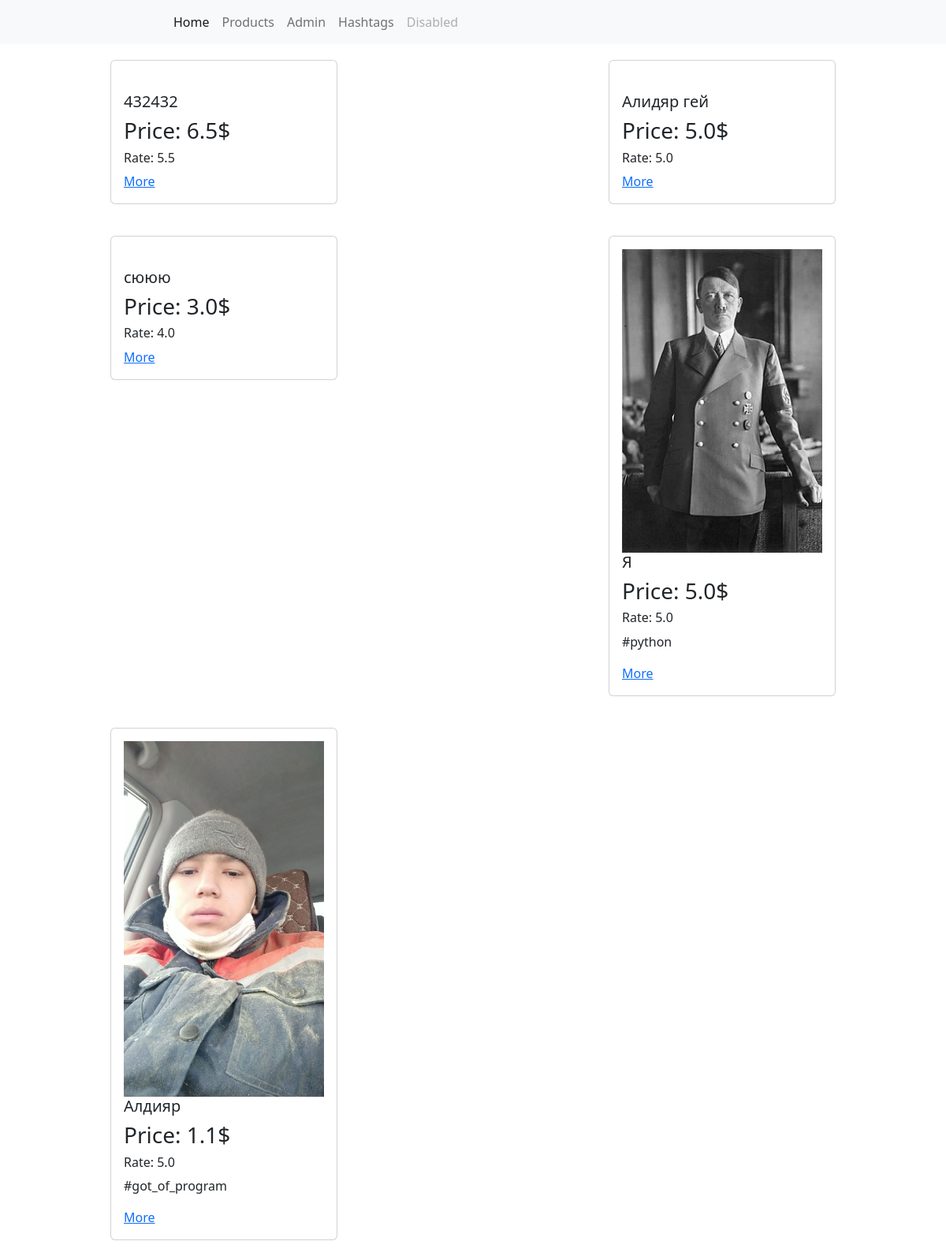
Screenshot of /products/ with the database file from the repository.
### products/models.py (models this page shows, shortened)
class Product(models.Model):
    image = models.ImageField(blank=True, null=True)
    title = models.CharField(max_length=255)
    description = models.TextField()
    rating = models.FloatField(default=0.0)
    created_date = models.DateField(auto_now_add=True)
    modified_date = models.DateField(auto_now=True)
    price = models.FloatField(default=0.0)
    hashtags = models.ManyToManyField(Hashtag)

class Hashtag(models.Model):
    title = models.CharField(max_length=55)

### products/views.py (the view)
# urls.py: path('products/', products_view),
def products_view(request):
    if request.method == 'GET':
        products = Product.objects.all()
        context = {
            'products': [
                {
                    'id': product.id,
                    'title': product.title,
                    'image': product.image,
                    'rating': product.rating,
                    'hashtags': product.hashtags.all(),
                    'price': product.price
                } for product in products
            ]
        }
        return render(request, 'products/products.html', context=context)

### templates/products/products.html
{% extends 'layouts/index.html' %}
{% load static %}
{% block head %}
    <link rel="stylesheet" href="{% static 'products.css' %}">
{% endblock %}
{% block content %}
    <div class="products">
        {% for product in products %}
            <div class="product_block">
                <div class="card" style="width: 18rem;">
                    <div class="card-body">
                        <img class="product_image" src="/media/{{ product.image }}" alt="">
                        <h5 class="card-title">{{ product.title }}</h5>
                        <h3 class="card-title">Price: {{ product.price }}$</h3>
                        <h6 class="card-title">Rate: {{ product.rating }}</h6>
                        {% for hashtag in product.hashtags %}
                            <p>{{ hashtag.title }}</p>
                        {% endfor %}
                        <a href="/products/{{ product.id }}/" class="card-link">More</a>
                    </div>
                </div>
            </div>
        {% endfor %}
    </div>
{% endblock %}

### templates/layouts/index.html (shortened to what this page needs)
{% load static %}
<!DOCTYPE html>
<html lang="en">
<head>
    <link rel="stylesheet" href="https://cdn.jsdelivr.net/npm/bootstrap@5.2.3/dist/css/bootstrap.min.css">
    {% block head %}
    {% endblock %}
</head>
<body>
    <nav class="navbar navbar-expand-lg bg-light">
  <div class="container-fluid">
    <div class="collapse navbar-collapse" id="navbarNav">
      <ul class="navbar-nav">
        <li class="nav-item">
          <a class="nav-link active" aria-current="page" href="/">Home</a>
        </li>
        <li class="nav-item">
          <a class="nav-link" href="/products">Products</a>
        </li>
        <li class="nav-item">
          <a class="nav-link" href="/admin">Admin</a>
        </li>
        <li class="nav-item">
          <a class="nav-link" href="/hashtag">Hashtags</a>
        </li>
        <li class="nav-item">
          <a class="nav-link disabled">Disabled</a>
        </li>
      </ul>
    </div>
  </div>
</nav>
{% block content %}
{% endblock %}
</body>
</html>

### static/products.css (style rules this page uses)
.products { display: flex; justify-content: space-between; width: 80%; margin-left: 10%; flex-wrap: wrap; }
.product_block { margin: 20px; }
.product_image { width: 100%; }

### rows the page displays
Product: title "432432", price "6.5", rating "5.5"
Product: title "Алидяр гей", price "5.0", rating "5.0"
Product: title "сююю", price "3.0", rating "4.0"
Product: image (picture), price "5.0", rating "5.0"
Hashtag: title "#python"
Product: image (picture), title "Алдияр", price "1.1", rating "5.0"
Hashtag: title "#got_of_program"

### other values shown
{{ product.title }} "Я"
